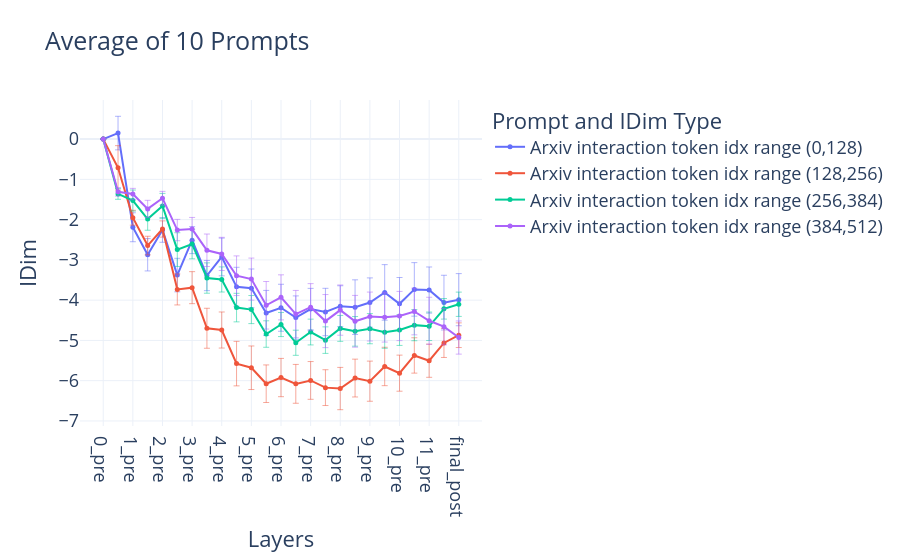

Notebook code for this chart:
### Code cell
# Initialize a Plotly Figure object
fig = go.Figure()



# Example: Get the first color


# Add the main trace: the average line with error bars
for i in range(4):
    fig.add_trace(go.Scatter(
        x=labels,
        y=idim_interaction_avg_list[i],
        mode='lines+markers',  # Display both the line connecting points and markers at each point
        name=f'Arxiv interaction token idx range ({range_list[i][0]},{range_list[i][1]})',   # Name for the legend
        line=dict(color=colors[i], width=2), # Style the average line
        marker=dict(size=5, color=colors[i]), # Style the markers
        error_y=dict(
            type='data',       # Error bar type: 'data' means the 'array' values are the error magnitudes
            array=idim_interaction_err_list[i],   # Provide the calculated standard error values for the error bars
            visible=True,      # Make the error bars visible
            thickness=1,       # Thickness of the error bar lines
            width=3,           # Width of the e rror bar caps
            color=get_alpha_color_string(colors[i]) # Color of error bars (royalblue with some transparency)
        )
    ))





# --- Optional: Add the original individual lines for context (commented out by default) ---
# Uncomment the following loop if you want to see the underlying data lines.
# for i in range(num_lines):
#     fig.add_trace(go.Scatter(
#         x=x_values,
#         y=y_data[i, :],
#         mode='lines',
#         name=f'Line {i+1}',
#         line=dict(width=0.5, color='rgba(128, 128, 128, 0.4)'), # Thin, semi-transparent grey lines
#         showlegend=False # Hide these individual lines from the main legend
#     ))

# --- 4. Customize the Plot Layout ---
fig.update_layout(font=dict(size=18)) 
fig.update_layout(
    title='Average of 10 Prompts', # Plot title
    xaxis_title='Layers',                 # X-axis label
    yaxis_title='IDim',                               # Y-axis label
    legend_title='Prompt and IDim Type',                               # Title for the legend box
    hovermode='x unified',                               # Show hover info for all traces at a given x-value
    template='plotly_white',
    showlegend=True,
)

#fig.write_image('IDIM_prompt_categories.png')
# --- 5. Show the Plot ---

# Display the figure. This will typically open it in a browser window
# or display it in the output cell of a Jupyter notebook.
fig.show()

### Figure 1 — Plotly figure (JSON) as saved in the notebook; plotly's stock layout.template omitted (floating-point values rounded to 4 significant figures)
{"data": [{"error_y": {"array": [0, 0.4169, 0.3597, 0.4019, 0.3068, 0.4163, 0.3354, 0.3747, 0.4685, 0.4849, 0.4804, 0.5603, 0.5836, 0.5391, 0.5141, 0.588, 0.5072, 0.6787, 0.6129, 0.6899, 0.6535, 0.6651, 0.5739, 0.6793, 0.6475], "color": "rgba(99, 110, 250, 0.5)", "thickness": 1, "type": "data", "visible": true, "width": 3}, "line": {"color": "#636EFA", "width": 2}, "marker": {"color": "#636EFA", "size": 5}, "mode": "lines+markers", "name": "Arxiv interaction token idx range (0,128)", "type": "scatter", "x": ["0_pre", "0_mid", "1_pre", "1_mid", "2_pre", "2_mid", "3_pre", "3_mid", "4_pre", "4_mid", "5_pre", "5_mid", "6_pre", "6_mid", "7_pre", "7_mid", "8_pre", "8_mid", "9_pre", "9_mid", "10_pre", "10_mid", "11_pre", "11_mid", "final_post"], "y": [0, 0.1495, -2.189, -2.872, -2.256, -3.377, -2.509, -3.389, -2.928, -3.669, -3.706, -4.318, -4.189, -4.433, -4.222, -4.294, -4.15, -4.174, -4.06, -3.808, -4.091, -3.733, -3.75, -4.061, -3.988]}, {"error_y": {"array": [0, 0.5512, 0.1842, 0.231, 0.2014, 0.3855, 0.3975, 0.4964, 0.4478, 0.5526, 0.5411, 0.4666, 0.4754, 0.4823, 0.469, 0.4447, 0.5252, 0.4697, 0.4984, 0.4768, 0.448, 0.4394, 0.4122, 0.3604, 0.3061], "color": "rgba(239, 85, 59, 0.5)", "thickness": 1, "type": "data", "visible": true, "width": 3}, "line": {"color": "#EF553B", "width": 2}, "marker": {"color": "#EF553B", "size": 5}, "mode": "lines+markers", "name": "Arxiv interaction token idx range (128,256)", "type": "scatter", "x": ["0_pre", "0_mid", "1_pre", "1_mid", "2_pre", "2_mid", "3_pre", "3_mid", "4_pre", "4_mid", "5_pre", "5_mid", "6_pre", "6_mid", "7_pre", "7_mid", "8_pre", "8_mid", "9_pre", "9_mid", "10_pre", "10_mid", "11_pre", "11_mid", "final_post"], "y": [0, -0.7136, -1.952, -2.644, -2.233, -3.734, -3.69, -4.698, -4.742, -5.576, -5.679, -6.076, -5.922, -6.079, -5.994, -6.173, -6.196, -5.935, -6.013, -5.647, -5.814, -5.373, -5.504, -5.064, -4.87]}, {"error_y": {"array": [0, 0.1349, 0.2611, 0.2765, 0.3101, 0.4187, 0.3654, 0.377, 0.312, 0.3545, 0.3486, 0.3291, 0.2994, 0.3123, 0.3202, 0.3295, 0.3214, 0.3684, 0.3749, 0.3963, 0.3824, 0.3874, 0.3535, 0.2555, 0.3019], "color": "rgba(0, 204, 150, 0.5)", "thickness": 1, "type": "data", "visible": true, "width": 3}, "line": {"color": "#00CC96", "width": 2}, "marker": {"color": "#00CC96", "size": 5}, "mode": "lines+markers", "name": "Arxiv interaction token idx range (256,384)", "type": "scatter", "x": ["0_pre", "0_mid", "1_pre", "1_mid", "2_pre", "2_mid", "3_pre", "3_mid", "4_pre", "4_mid", "5_pre", "5_mid", "6_pre", "6_mid", "7_pre", "7_mid", "8_pre", "8_mid", "9_pre", "9_mid", "10_pre", "10_mid", "11_pre", "11_mid", "final_post"], "y": [0, -1.36, -1.526, -1.987, -1.659, -2.744, -2.607, -3.451, -3.486, -4.185, -4.234, -4.842, -4.605, -5.058, -4.792, -4.993, -4.702, -4.775, -4.708, -4.799, -4.742, -4.62, -4.65, -4.215, -4.102]}, {"error_y": {"array": [0, 0.1048, 0.1398, 0.2127, 0.1708, 0.2651, 0.2889, 0.403, 0.4118, 0.4924, 0.5224, 0.5905, 0.5596, 0.5877, 0.584, 0.6595, 0.6242, 0.6432, 0.6073, 0.6134, 0.6112, 0.5793, 0.5841, 0.4513, 0.4119], "color": "rgba(171, 99, 250, 0.5)", "thickness": 1, "type": "data", "visible": true, "width": 3}, "line": {"color": "#AB63FA", "width": 2}, "marker": {"color": "#AB63FA", "size": 5}, "mode": "lines+markers", "name": "Arxiv interaction token idx range (384,512)", "type": "scatter", "x": ["0_pre", "0_mid", "1_pre", "1_mid", "2_pre", "2_mid", "3_pre", "3_mid", "4_pre", "4_mid", "5_pre", "5_mid", "6_pre", "6_mid", "7_pre", "7_mid", "8_pre", "8_mid", "9_pre", "9_mid", "10_pre", "10_mid", "11_pre", "11_mid", "final_post"], "y": [0, -1.31, -1.364, -1.734, -1.469, -2.259, -2.235, -2.761, -2.852, -3.393, -3.477, -4.127, -3.931, -4.346, -4.174, -4.52, -4.247, -4.525, -4.407, -4.428, -4.394, -4.282, -4.513, -4.659, -4.929]}], "layout": {"font": {"size": 18}, "hovermode": "x unified", "legend": {"title": {"text": "Prompt and IDim Type"}}, "showlegend": true, "title": {"text": "Average of 10 Prompts"}, "xaxis": {"title": {"text": "Layers"}}, "yaxis": {"title": {"text": "IDim"}}}}
